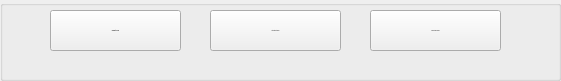
   <widget class="QGroupBox" name="groupBox">
    <property name="geometry">
     <rect>
      <x>20</x>
      <y>350</y>
      <width>561</width>
      <height>81</height>
     </rect>
    </property>
    <property name="title">
     <string/>
    </property>
    <property name="alignment">
     <set>Qt::AlignCenter</set>
    </property>
    <property name="flat">
     <bool>true</bool>
    </property>
    <widget class="QPushButton" name="convertButton">
     <property name="geometry">
      <rect>
       <x>50</x>
       <y>10</y>
       <width>131</width>
       <height>41</height>
      </rect>
     </property>
     <property name="font">
      <font>
       <pointsize>-1</pointsize>
       <bold>true</bold>
      </font>
     </property>
     <property name="styleSheet">
      <string notr="true">font-weight: bold;</string>
     </property>
     <property name="text">
      <string>Convert to .rlrr!</string>
     </property>
    </widget>
    <widget class="QPushButton" name="setOutputButton">
     <property name="geometry">
      <rect>
       <x>210</x>
       <y>10</y>
       <width>131</width>
       <height>41</height>
      </rect>
     </property>
     <property name="font">
      <font>
       <pointsize>-1</pointsize>
      </font>
     </property>
     <property name="text">
      <string>Set Output Folder</string>
     </property>
    </widget>
    <widget class="QPushButton" name="clearAllTrackButton">
     <property name="geometry">
      <rect>
       <x>370</x>
       <y>10</y>
       <width>131</width>
       <height>41</height>
      </rect>
     </property>
     <property name="font">
      <font>
       <pointsize>-1</pointsize>
      </font>
     </property>
     <property name="toolTip">
      <string>Clear all selected files in Audio Tracks tab.</string>
     </property>
     <property name="text">
      <string>Clear Audio Tracks</string>
     </property>
    </widget>
   </widget>
